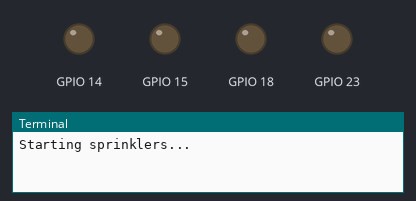
This program was run on a simulated Raspberry Pi (BCM pin numbers). On the bench: output pins drawn as LEDs (lit = HIGH), the last lines printed to the terminal. At 16.0 s the program stops and its outputs stay as they are.

Above: at 0.1 s.
At 3.6 s:
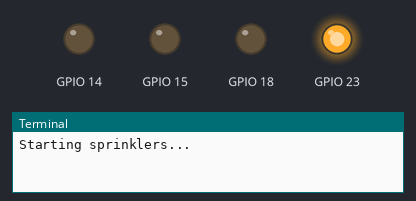
At 6.6 s:
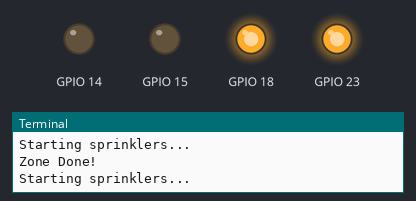
At 12.6 s:
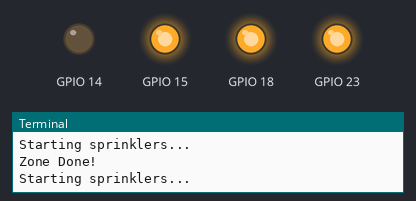
At 15.6 s:
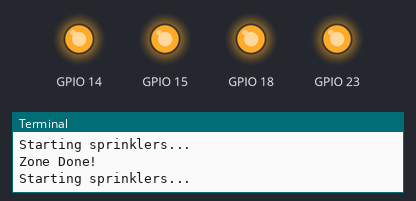
Timing chart, 0 to 17.5 s (numbered marks = the images above):
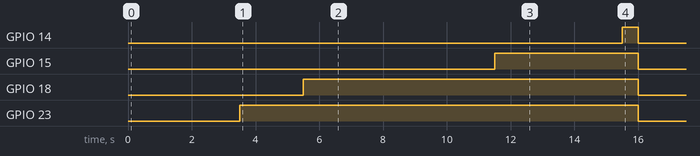

Measured:
- by itself, GPIO 14: LOW → HIGH at 15.5 s, → LOW 0.50 s later
- by itself, GPIO 15: LOW → HIGH at 11.5 s, → LOW 4.5 s later
- by itself, GPIO 18: LOW → HIGH at 5.5 s, → LOW 10.5 s later
- by itself, GPIO 23: LOW → HIGH at 3.5 s, → LOW 12.5 s later

The program:

sprinklerCycle-checkpoint.py
```python
#! /usr/bin/python3

import RPi.GPIO as gpio
import time

gpio.setmode(gpio.BCM)

evenDay = True
runZone1 = True
runZone2 = True
runZone3 = True

# Defines the pin controling each zone:
pins = [14, 15, 18, 23]


# Zone named to match the name structure of the current control box
# a dictionary of tuples, tuple contains (pin index, time in seconds)

zones = {
    "zone4" : (pins[0], 3),
    "zone3" : (pins[1], 5),
    "zone2" : (pins[2], 1),
    "zone1" : (pins[3], 3),
}

def setRunTime(zonesKey, minutes):
    # Takes as argument the zones dict above (or similar) time in minutes
    # Convert minutes to seconds
    time = minutes * 60
    # Set the zone.
    zones[zonesKey][0] = time
    return zones[zonesKey]

def openCloseValves(valve, time_):
    print('Starting sprinklers...')
    time.sleep(0.5)
    gpio.setup(valve, gpio.OUT)
    gpio.output(valve, gpio.LOW)
    time.sleep(time_)
    gpio.output(valve, gpio.HIGH)
    time.sleep(0.5)
    print('Zone Done!')
    return None

def run():
    openCloseValves(zones['zone1'][0], zones['zone1'][1])
    openCloseValves(zones['zone2'][0], zones['zone2'][1])
    openCloseValves(zones['zone3'][0], zones['zone3'][1])
    openCloseValves(zones['zone4'][0], zones['zone4'][1])

    gpio.cleanup()

if __name__=='__main__':
    try:
        run()
    except:
        # Shut all valves!
        print("DISASTER!")
        for num in zone:
            gpio.setup(num, gpio.OUT)
            gpio.output(num, GPIO.HIGH)
        gpio.cleanup()
        print('Disaster Averted')
        raise
```
